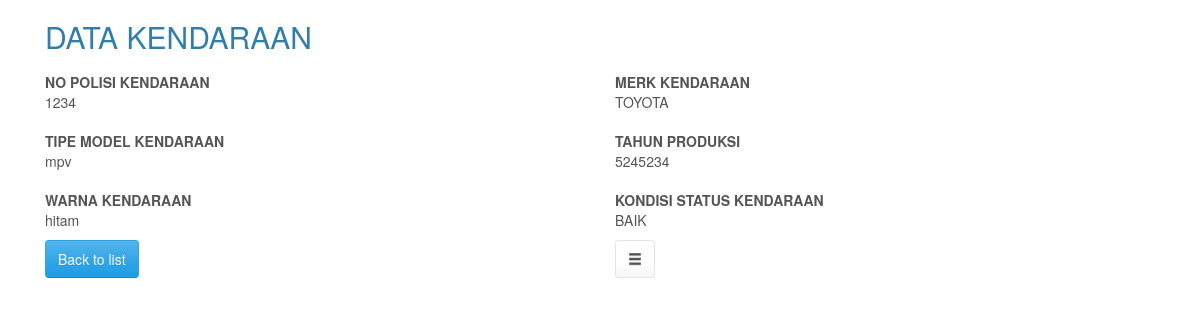
The page /tbl_kendaraan_view.php (signed in) on the database its author committed.
### tables this page shows
CREATE TABLE `tbl_kendaraan` (
  `ID` int(11) NOT NULL AUTO_INCREMENT,
  `NO_POLISI_KENDARAAN` varchar(15) DEFAULT NULL,
  `MERK_KENDARAAN` varchar(50) DEFAULT NULL,
  `TIPE_MODEL_KENDARAAN` varchar(50) DEFAULT NULL,
  `TAHUN_PRODUKSI` varchar(50) DEFAULT NULL,
  `WARNA_KENDARAAN` varchar(50) DEFAULT NULL,
  `KONDISI_STATUS_KENDARAAN` varchar(50) DEFAULT NULL,
  `dibuat_tanggal` varchar(50) DEFAULT NULL,
  `dibuat_oleh` varchar(50) DEFAULT NULL,
  `diedit_tanggal` varchar(50) DEFAULT NULL,
  `diedit_oleh` varchar(50) DEFAULT NULL,
  PRIMARY KEY (`ID`)
);

### include/xtempl.php (the view, shortened to what the rows shown need)
<?php
class XTempl extends XTempl_Base
{
	function processVar(&$var, &$varparams)
	{
		if(!is_array($var))
		{
			echo $var;
		}
		elseif(isset($var["func"]))
		{
			$params = array();
			if(isset($var["params"]))
				$params = $var["params"];
			$key=1;
			foreach($varparams as $val)
			{
				if( strlen($val) )
					$params["custom".($key++)] = $val;
			}
			$func = $var["func"];
			xtempl_call_func($func,$params);
		}
		elseif(isset($var["method"]))
		{
			$params = array();
			if(isset($var["params"]))
				$params = $var["params"];
			$key=1;
			foreach($varparams as $val)
			{
				if( strlen($val) )
					$params["custom".($key++)] = $val;
			}
			$method = $var["method"];
				$var["object"]->$method($params);
		}
		else
		{
			$this->report_error("Incorrect variable value");
			return;
		}
	}
}
?>

### classes/viewpage.php (shortened to what the rows shown need)
<?php
class ViewPage extends RunnerPage
{
	public $keys = array();
	public $keyFields = array();
	public function setKeysForJs()
	{
		$i = 0;
		foreach($this->keys as $field => $value)
		{
			$this->keyFields[ $i ] = $field;
			$this->jsKeys[ $i++ ] = $value;
		}
	}
	public function getCurrentRecord()
	{
		$tdata = $this->getCurrentRecordInternal();
		$data = $tdata;
		return $data;
	}
	public function getCurrentRecordInternal()
	{
		if( !is_null($this->data) )
			return $this->data;
		$strWhereClause = "";
		$orderClause = "";
		$keysSet = $this->checkKeysSet();
		if( $keysSet )
		{
			$strWhereClause = KeyWhere( $this->keys );
		}
		elseif( $this->mode == VIEW_DASHBOARD )
		{
			$whereComponents = $this->getWhereComponents();
			$strWhereClause = $whereComponents["searchWhere"];
			if( $this->masterTable )
				$strWhereClause = whereAdd( $strWhereClause, $this->getMasterTableSQLClause( true ) );
		}
		else
		{
			$orderClause = $this->getOrderByClause();
			$strWhereClause = $_SESSION[ $this->sessionPrefix."_where" ];
		}
		$strSQL = $this->gQuery->gSQLWhere( $strWhereClause );
		if( !$keysSet )
			$strSQL = applyDBrecordLimit($strSQL.$orderClause, 1, $this->connection->dbType);
		$fetchedArray = $this->connection->query( $strSQL )->fetchAssoc();
		$this->data = $this->cipherer->DecryptFetchedArray( $fetchedArray );
		if( !$keysSet )
		{
			$this->keys = $this->getKeysFromData( $this->data );
		}
		return $this->data;
	}
	protected function checkKeysSet()
	{
		return false;
	}
	public function process()
	{
		$this->prepareFields();
	}
	protected function displayViewPage()
	{
		if( $this->mode == VIEW_SIMPLE )
		{
			return;
		}
		exit();
	}
	protected function prepareFields()
	{
		$viewFields = $this->pSet->getViewFields();
		$data = $this->getCurrentRecordInternal();
		foreach($this->keyFields as $i=>$kf)
		{
			$keyParams[] = "&key".($i + 1)."=".runner_htmlspecialchars( rawurlencode(@$data[ $kf ]) );
		}
		$keylink = implode("", $keyParams);
		foreach( $viewFields as $f )
		{
			$gname = GoodFieldName( $f );
			$value = '<span id="view'.$this->id.'_'.$gname.'" >' . $this->showDBValue( $f, $data, $keylink ). '</span>';
		}
	}
}
?>

### include/phpfunctions.php (shortened to what the rows shown need)
<?php
function getabspath($path)
{
	$pathToRoot = substr(dirname(__FILE__),0,strlen(dirname(__FILE__))-strlen("/include"));
	if (substr($path, 0, 1) != "/" && substr($path, 0, 1) != "\\")
		$pathToRoot .= "/";
	$realPath = $pathToRoot.$path;
	return $realPath;
}
function xtempl_call_func($func,&$params)
{
	if(function_exists($func))
	{
		$func($params);
	}
}
function GoodFieldName($field)
{
	global $cCharset;
	if ($cCharset == "utf-8"){
		$field = utf8_decode($field);
	}
	$field=(string)$field;
	$out="";
	for($i=0;$i<strlen($field);$i++)
	{
		$t=substr($field,$i,1);
		if((ord($t)<ord('a') || ord($t)>ord('z')) && (ord($t)<ord('A') || ord($t)>ord('Z')) && (ord($t)<ord('0') || ord($t)>ord('9')))
			$out.='_';
		else
			$out.=$t;
	}
	return $out;
}
function xt_getvar(&$xt,$name)
{
	for($i = count($xt->xt_stack)-1;$i>=0;$i--)
	{
		if(isset($xt->xt_stack[$i][$name]))
			return $xt->xt_stack[$i][$name];
	}
	if(!$xt->testingFlag)
		return false;
}
function xt_process_template(&$xt,$str)
{
	$varparams=array();
	$start=0;
	$len = strlen($str);
	while(true)
	{
		$pos = strpos($str,"{",$start);
		if($pos===false)
		{
			echo substr($str,$start,$len-$start);
			break;
		}
		$section=false;
		$var=false;
		if(substr($str,$pos+1,6)=="BEGIN ")
			$section=true;
		elseif(substr($str,$pos+1,1)=='$')
			$var=true;
		elseif(substr($str,$pos+1,14)=='mlang_message ')
		{
			$message=true;
		}
		else
		{
			echo substr($str,$start,$pos-$start+1);
			$start=$pos+1;
			continue;
		}
		echo substr($str,$start,$pos-$start);
		if($section)
		{
			$endpos=strpos($str,"}",$pos);
			$section_name=trim(substr($str,$pos+7,$endpos-$pos-7));
			$endtag="{END ".$section_name."}";
			$endpos1=strpos($str,$endtag,$endpos);
			$section=substr($str,$endpos+1,$endpos1-$endpos-1);
			$start=$endpos1+strlen($endtag);
			$sectionVar = xt_getvar($xt,$section_name);
			if($sectionVar===false)
			{
				continue;
			}
			$end="";
			if(is_array($sectionVar))
			{
				$end=@$sectionVar["end"];
				$var=@$sectionVar["data"];
			}
			else
			{
				$var = $sectionVar;
			}
			if(!is_array($var))
			{
				if(is_array($sectionVar))
					$xt->xt_stack[]=&$sectionVar;
				xt_process_template($xt,$section);
				if(is_array($sectionVar))
					array_pop($xt->xt_stack);
				$xt->processVar($end, $varparams);
			}
			else
			{
				$keys=array_keys($var);
				foreach($keys as $i)
				{
					$xt->xt_stack[]=&$var[$i];
					xt_process_template($xt,$section);
					array_pop($xt->xt_stack);
				}
				$xt->processVar($end, $varparams);
			}
		}
		elseif($var)
		{
			$endpos=strpos($str,"}",$pos);
			$varparams=array();
			$var_name = trim(substr($str,$pos+2,$endpos-$pos-2));
			if(strpos($var_name," ")!==FALSE)
			{
				$varparams = explode(" ",$var_name);
				$var_name = $varparams[0];
				unset($varparams[0]);
			}
			$start=$endpos+1;
			$var = xt_getvar($xt,$var_name);
			if($var===false)
			{
				continue;
			}
			$xt->processVar($var, $varparams);
		}
	}
}
?>

### rows shown on the page
tbl_kendaraan: NO_POLISI_KENDARAAN "1234", MERK_KENDARAAN "TOYOTA", TIPE_MODEL_KENDARAAN "mpv", TAHUN_PRODUKSI "5245234", WARNA_KENDARAAN "hitam", KONDISI_STATUS_KENDARAAN "BAIK"

### other values the page prints
GetFieldLabel($params["custom1"],$params["custom2"]) "NO POLISI KENDARAAN"
GetFieldLabel($params["custom1"],$params["custom2"]) "MERK KENDARAAN"
GetFieldLabel($params["custom1"],$params["custom2"]) "TIPE MODEL KENDARAAN"
GetFieldLabel($params["custom1"],$params["custom2"]) "TAHUN PRODUKSI"
GetFieldLabel($params["custom1"],$params["custom2"]) "WARNA KENDARAAN"
GetFieldLabel($params["custom1"],$params["custom2"]) "KONDISI STATUS KENDARAAN"
substr($str,$start,$len-$start) "Back to list"
